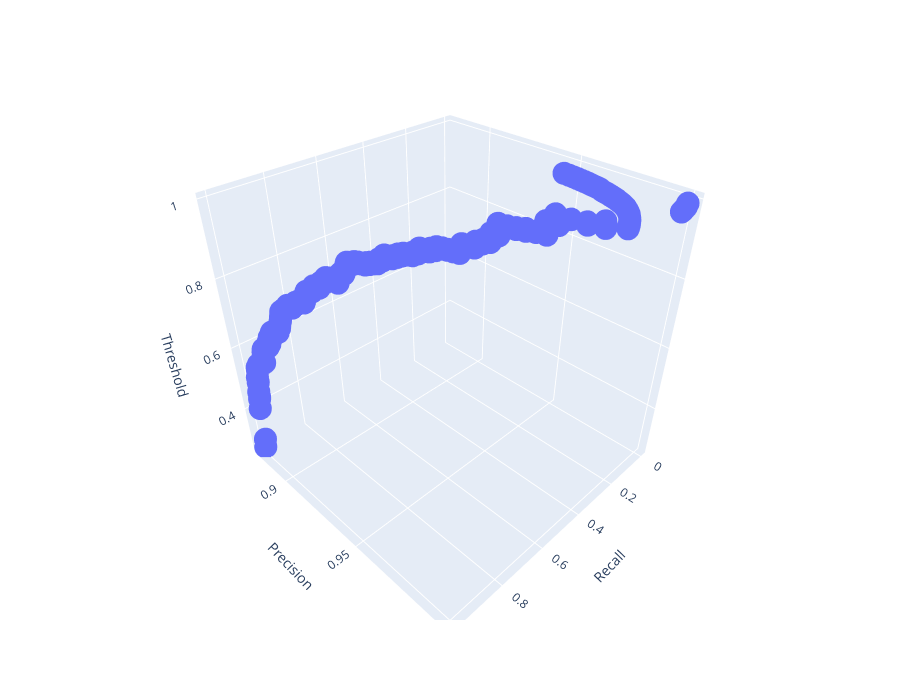

Write notebook code for a chart like this one.
### Code cell
# LR on vectors
train_lr(df, 'vector')

### Figure 1 — Plotly figure (JSON) as saved in the notebook; plotly's stock layout.template omitted (floating-point values rounded to 4 significant figures; data arrays with more than 128 entries replaced by an {"elided": "..."} marker saying what was removed)
{"data": [{"hovertemplate": "Recall=%{x}<br>Precision=%{y}<br>Threshold=%{z}<extra></extra>", "legendgroup": "", "marker": {"color": "#636efa", "symbol": "circle"}, "mode": "markers", "name": "", "scene": "scene", "showlegend": false, "type": "scatter3d", "x": {"elided": "625 float values"}, "y": {"elided": "625 float values"}, "z": {"elided": "625 float values"}}], "layout": {"height": 700, "legend": {"tracegroupgap": 0}, "margin": {"t": 60}, "scene": {"domain": {"x": [0, 1], "y": [0, 1]}, "xaxis": {"title": {"text": "Recall"}}, "yaxis": {"title": {"text": "Precision"}}, "zaxis": {"title": {"text": "Threshold"}}}}}
